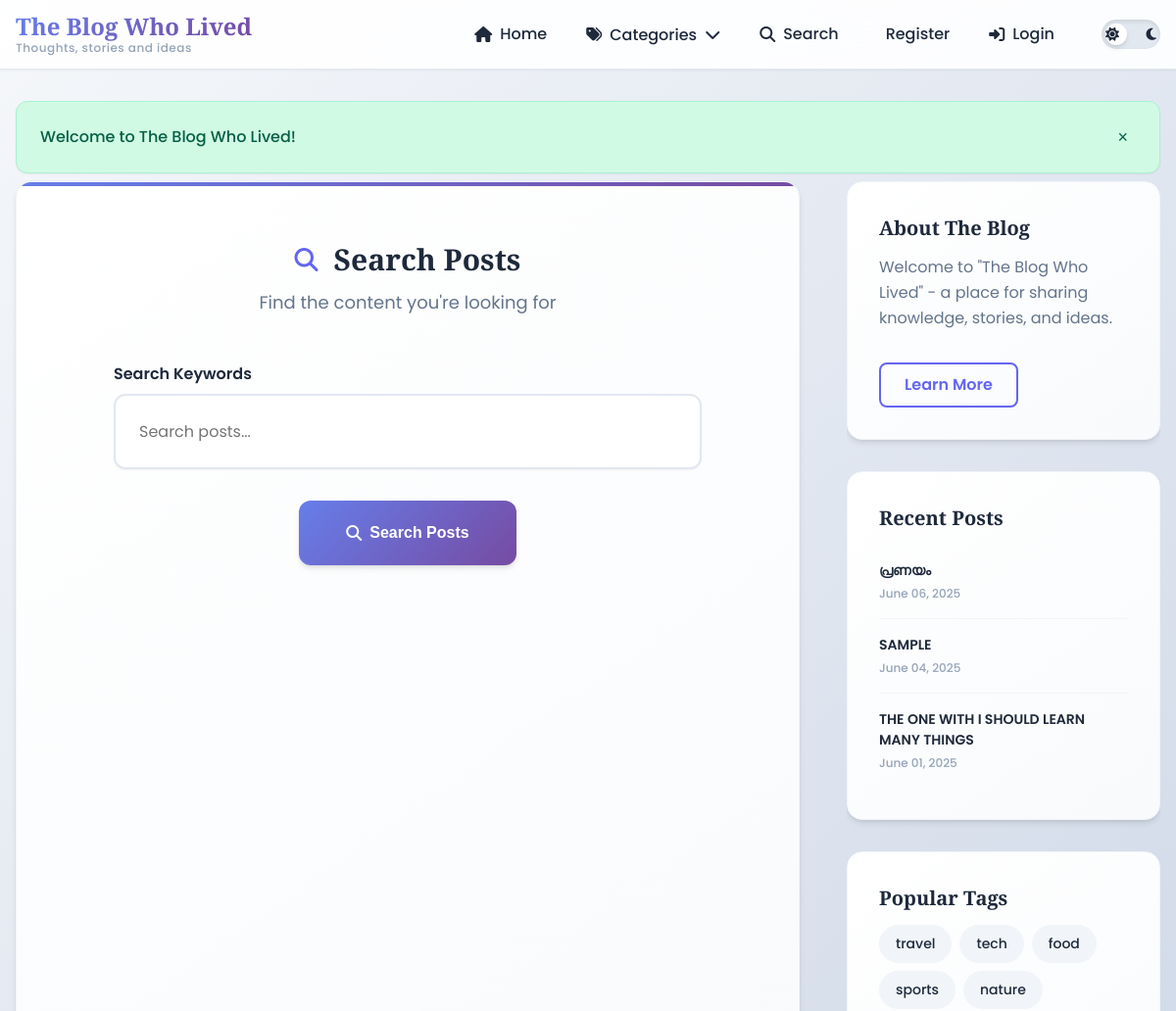
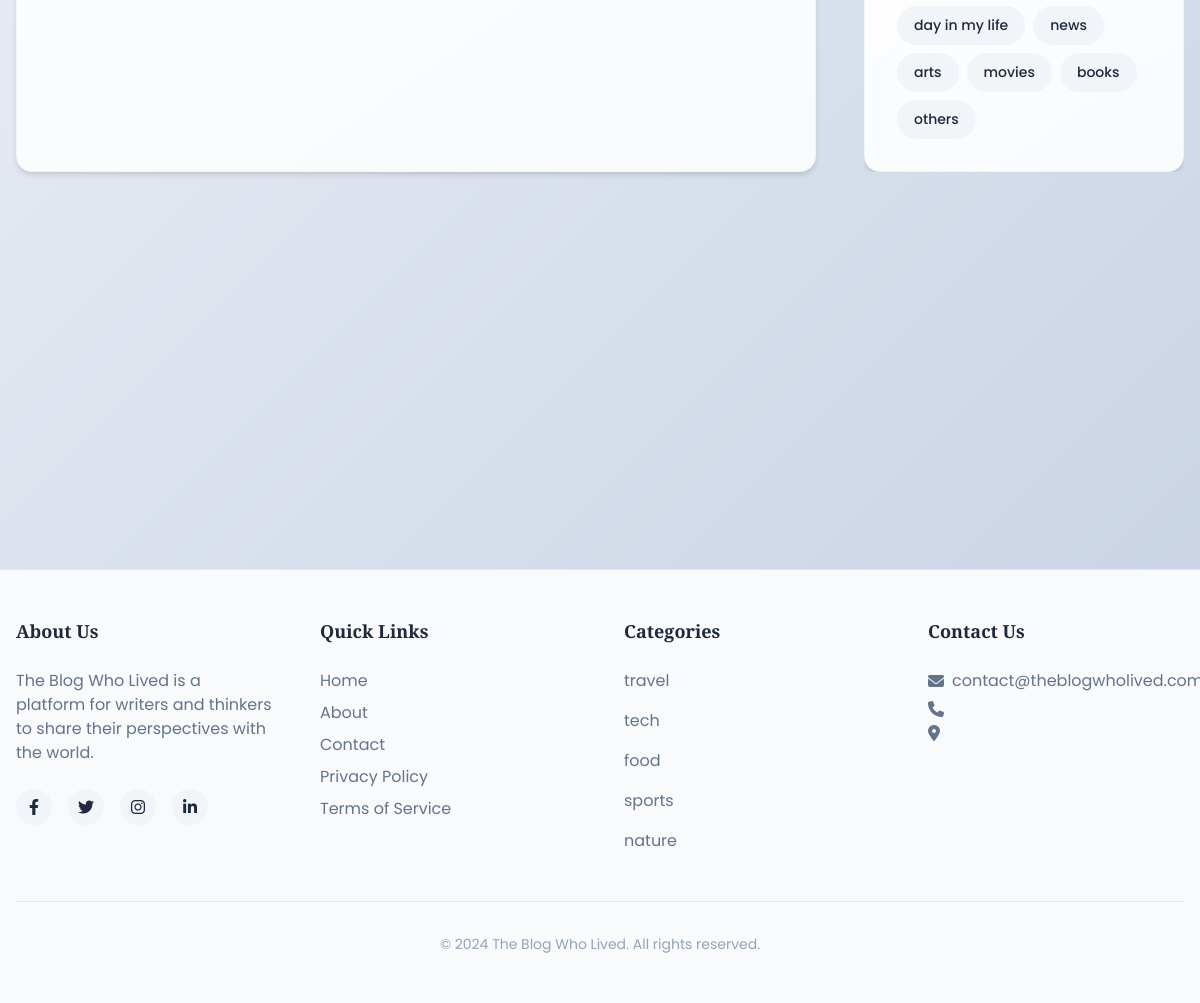
The app's page /search/ with its own data (2 pictures, top to bottom).
### blog/models.py (models this page shows, shortened)
class Post(models.Model):
    title = models.CharField(max_length=200)
    content = models.TextField()
    date_posted = models.DateTimeField(default=timezone.now)
    author = models.ForeignKey(User, on_delete=models.CASCADE)
    categories = models.ManyToManyField(Category)

class Category(models.Model):
    name = models.CharField(max_length=100, unique=True)

### blog/views.py (the view, shortened to what this page needs)
# urls.py: path('search/', views.search, name='search'),
def search(request):
    form = SearchForm()
    results = []
    recent_posts = Post.objects.order_by('-date_posted')[:3]
    return render(request, 'blog/search.html', {
        'form':form,
        'results':results,
        'query':request.GET.get('query',''),
        'recent_posts': recent_posts
    })

### blog/forms.py
class SearchForm(forms.Form):
    query = forms.CharField(
        label='Search',
        max_length=100,
        required=False,
        widget=forms.TextInput(attrs={
            'placeholder': 'Search posts...',
            'class': 'form-control'
        })
    )

### blog/context_processor.py (called while the page is built)
def categories(request):
    return {
        'categories': Category.objects.all()
    }

### blog/templates/blog/search.html (shortened to what this page needs)
{% extends 'blog/base.html' %}
{% load crispy_forms_tags %}
{% load static %}
{% block content %}
<link rel="stylesheet" href="{% static 'blog/search.css' %}">
<div class="container py-5">
    <div class="row justify-content-center">
        <div class="col-lg-10 col-md-12">
            <div class="card shadow-sm rounded-4 border-0 mb-5">
                <div class="search-header">
                    <h1 class="search-title">
                        <i class="fas fa-search"></i>
                        Search Posts
                    </h1>
                    <p class="search-subtitle">Find the content you're looking for</p>
                </div>
                <div class="card-body bg-light px-4 py-4" style="">
                    <form method="GET" action="{% url 'search' %}" class="search-form">
                        <div class="form-group">
                            <label for="{{ form.query.id_for_label }}" class="form-label">
                                Search Keywords
                            </label>
                            {{ form.query }}
                        </div>
                        <div class="form-actions">
                            <button type="submit" class="search-btn">
                                <i class="fas fa-search"></i>
                                Search Posts
                            </button>
                        </div>
                    </form>
                </div>
            </div>
        </div>
    </div>
</div>
{% endblock %}

### blog/templates/blog/base.html (shortened to what this page needs)
<!DOCTYPE html>
<html lang="en">
<head>
    <link rel="stylesheet" href="https://cdnjs.cloudflare.com/ajax/libs/font-awesome/6.4.0/css/all.min.css">
    <link rel="stylesheet" href="/static/blog/main.css">
</head>
<body>
    <header class="main-header">
        <div class="header-container">
            <div class="logo-container">
                <a href="/" class="logo-link">
                    <h1 class="logo">The Blog Who Lived</h1>
                    <p class="tagline">Thoughts, stories and ideas</p>
                </a>
            </div>
            <nav class="main-nav" aria-label="Main navigation">
                <ul class="nav-list">
                {% if user.is_authenticated %}
                    <li><a href="{% url 'home' %}" class="nav-link"><i class="fas fa-home"></i> <span>Home</span></a></li>
                    <li><a href="{% url 'profile' %}" class="nav-link"><i class="fas fa-user"></i> <span>Profile</span></a></li>
                    <li><a href="{% url 'post-create' %}" class="nav-link"><i class="fas fa-plus"></i> <span>New Post</span></a></li>
                    <li class="dropdown">
                        <button class="dropdown-btn" aria-expanded="false">
                            <i class="fas fa-tags"></i> <span>Categories</span> <i class="fas fa-chevron-down"></i>
                        </button>
                        <ul class="dropdown-content" aria-label="Categories submenu">
                            {% for category in categories %}
                                <li><a href="{% url 'category-posts' category.name %}" class="dropdown-link">{{category.name}}</a></li>
                            {% endfor %}
                        </ul>
                    </li>
                    <li><a href="{% url 'search' %}" class="nav-link"><i class="fas fa-search"></i> <span>Search</span></a></li>
                    <li><a href="{% url 'logout' %}" class="nav-link"><i class="fas fa-sign-out-alt"></i> <span>Logout</span></a></li>
                {% else %}
                    <li><a href="{% url 'home' %}" class="nav-link"><i class="fas fa-home"></i> <span>Home</span></a></li>
                    <li class="dropdown">
                        <button class="dropdown-btn" aria-expanded="false">
                            <i class="fas fa-tags"></i> <span>Categories</span> <i class="fas fa-chevron-down"></i>
                        </button>
                    </li>
                    <li><a href="{% url 'search' %}" class="nav-link"><i class="fas fa-search"></i> <span>Search</span></a></li>
                    <li><a href="{% url 'register' %}" class="nav-link"> <span>Register</span></a></li>
                    <li><a href="{% url 'login' %}" class="nav-link"><i class="fas fa-sign-in-alt"></i> <span>Login</span></a></li>
                {% endif %}
                </ul>
                <div class="theme-toggle">
                    <label for="dark-mode-toggle" class="toggle-label">
                        <i class="fas fa-sun"></i>
                        <i class="fas fa-moon"></i>
                        <span class="toggle-ball"></span>
                    </label>
                </div>
            </nav>
        </div>
    </header>
    <main id="main-content" class="main-content">
        {% if user.is_authenticated %}
        <div class="messages-container" style="max-width: 1200px; margin: 0 auto; padding: 0 1rem;">
            <div class="alert alert-success">
                {{user.username}}, Welcome to The Blog Who Lived!
                <button class="close-alert" aria-label="Close message">&times;</button>
            </div>
        </div>
        {% else %}
        <div class="messages-container" style="max-width: 1200px; margin: 0 auto; padding: 0 1rem;">
            <div class="alert alert-success">
                Welcome to The Blog Who Lived!
                <button class="close-alert" aria-label="Close message">&times;</button>
            </div>
        </div>
        {% endif %}
        <div class="container">
            <div class="grid-layout">
                <div class="primary-content">
                    <div style="margin-top: .5rem;">
                        {% block content %}
                        {% endblock %}
                    </div>
                </div>
                <aside class="sidebar" aria-label="Sidebar" style="order: 2;">
                    <section class="sidebar-card about-card">
                        <h2 class="card-title">About The Blog</h2>
                        <div class="card-content">
                            <p>Welcome to "The Blog Who Lived" - a place for sharing knowledge, stories, and ideas.</p>
                            <a href="{% url 'about' %}" class="btn btn-outline" style="margin-top:1rem;">Learn More</a>
                        </div>
                    </section>
                    <section class="sidebar-card" style="">
                        <h2 class="card-title">Recent Posts</h2>
                        <ul class="recent-posts">
                            {% for post in recent_posts %}
                            <li>
                                <a href="{% url 'post-detail' post.id %}" class="post-link">
                                    <span class="post-title">{{ post.title|upper }}</span>
                                    <span class="post-date">{{post.date_posted|date:"F d, Y"}}</span>
                                </a>
                            </li>
                            {% endfor %}
                        </ul>
                    </section>
                    <section class="sidebar-card">
                        <h2 class="card-title">Popular Tags</h2>
                        <div class="tags-container">
                            {% for category in categories %}
                                <a href="{% url 'category-posts' category.name%}" class="tag">{{ category.name }}</a>
                            {% endfor %}
                        </div>
                    </section>
                </aside>
            </div>
        </div>
    </main>
    <footer class="main-footer">
        <div class="footer-container">
            <div class="footer-grid">
                <div class="footer-section">
                    <h3 class="footer-title">About Us</h3>
                    <p>The Blog Who Lived is a platform for writers and thinkers to share their perspectives with the world.</p>
                    <div class="social-links">
                        <a href="#" aria-label="Facebook"><i class="fab fa-facebook-f"></i></a>
                        <a href="#" aria-label="Twitter"><i class="fab fa-twitter"></i></a>
                        <a href="#" aria-label="Instagram"><i class="fab fa-instagram"></i></a>
                        <a href="#" aria-label="LinkedIn"><i class="fab fa-linkedin-in"></i></a>
                    </div>
                </div>
                <div class="footer-section">
                    <h3 class="footer-title">Quick Links</h3>
                    <ul class="footer-links">
                        <li><a href="{% url 'home' %}">Home</a></li>
                        <li><a href="{% url 'about' %}">About</a></li>
                        <li><a href="#">Contact</a></li>
                        <li><a href="#">Privacy Policy</a></li>
                        <li><a href="#">Terms of Service</a></li>
                    </ul>
                </div>
                <div class="footer-section">
                    <h3 class="footer-title">Categories</h3>
                    {% for category in categories|slice:":5" %}
                    <ul class="footer-links">
                        <li><a href="{% url 'category-posts' category.name%}">{{ category.name }}</a></li>
                    </ul>
                    {% endfor %}
                </div>
                <div class="footer-section">
                    <h3 class="footer-title">Contact Us</h3>
                    <address>
                        <p><i class="fas fa-envelope"></i> contact@theblogwholived.com</p>
                        <p><i class="fas fa-phone"></i> </p>
                        <p><i class="fas fa-map-marker-alt"></i></p>
                    </address>
                </div>
            </div>
            <div class="copyright">
                <p>&copy; 2024 The Blog Who Lived. All rights reserved.</p>
            </div>
        </div>
    </footer>
</body>
</html>

### static/blog/search.css (style rules this page uses)
.search-header { text-align: center; margin-bottom: var(--space-2xl); }
.search-title { font-family: var(--font-heading); font-size: var(--text-3xl); font-weight: 700; color: var(--text-primary); margin-bottom: var(--space-sm); display: flex; align-items: center; justify-content: center; gap: var(--space-md); }
.search-title i { color: var(--primary-color); font-size: var(--text-2xl); }
.search-subtitle { color: var(--text-secondary); font-size: var(--text-lg); margin: 0; }
.search-form { max-width: 600px; margin: 0 auto; }
.form-group { margin-bottom: var(--space-xl); }
.form-label { display: block; font-weight: 600; color: var(--text-primary); margin-bottom: var(--space-sm); font-size: var(--text-base); }
.search-form input[type="text"], .search-form input[type="search"] { width: 100%; padding: var(--space-lg); border: 2px solid var(--border-color); border-radius: var(--radius-lg); font-size: var(--text-base); font-family: var(--font-primary); color: var(--text-primary); background: var(--bg-card); transition: all var(--transition-normal); box-shadow: var(--shadow-sm); }
.form-actions { text-align: center; margin-top: var(--space-xl); }
.search-btn { background: var(--gradient-primary); color: white; border: none; padding: var(--space-lg) var(--space-2xl); border-radius: var(--radius-lg); font-size: var(--text-base); font-weight: 600; cursor: pointer; transition: all var(--transition-normal); display: inline-flex; align-items: center; gap: var(--space-sm); box-shadow: var(--shadow); position: relative; overflow: hidden; }
.search-btn::before { content: ''; position: absolute; top: 0; left: -100%; width: 100%; height: 100%; background: linear-gradient(90deg, transparent, rgba(255,255,255,0.2), transparent); transition: left 0.5s; }

### records on screen
Post: title "പ്രണയം", date_posted "June 06, 2025"
Post: title "SAMPLE", date_posted "June 04, 2025"
Post: title "THE ONE WITH I SHOULD LEARN MANY THINGS", date_posted "June 01, 2025"
Category: name "travel"
Category: name "tech"
Category: name "food"
Category: name "sports"
Category: name "nature"
Category: name "day in my life"
Category: name "news"
Category: name "arts"
Category: name "movies"
Category: name "books"
Category: name "others"
